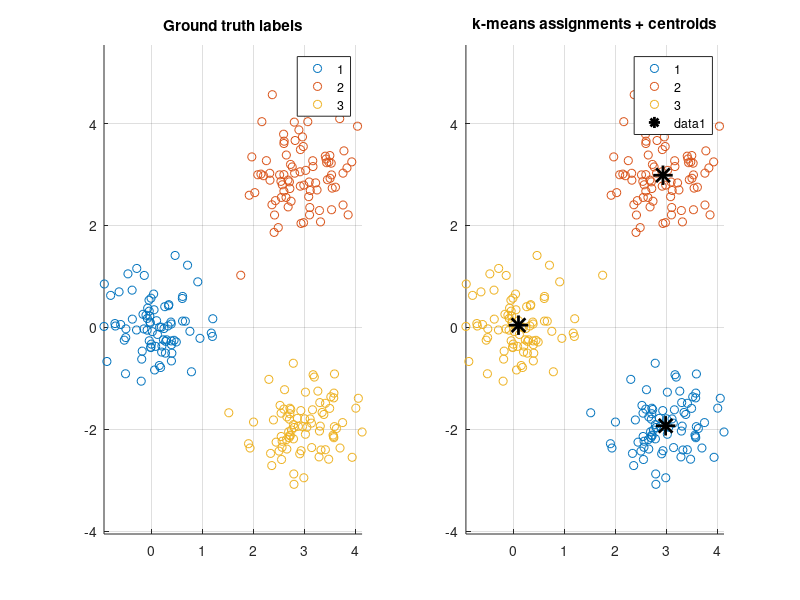

Write MATLAB code to recreate this figure. (Note: this script raises an error after producing the figure.)
% kmeans_clustering.m
% k-means clustering on a synthetic 3-cluster 2-D dataset. Shows the
% recovered cluster assignments + centroid locations vs ground truth.



clear
close all

rng(0);

% Three Gaussian blobs.
n = 80;
C1 = bsxfun(@plus, [0  0],  0.5 * randn(n, 2));
C2 = bsxfun(@plus, [3  3],  0.6 * randn(n, 2));
C3 = bsxfun(@plus, [3 -2],  0.5 * randn(n, 2));
X  = [C1; C2; C3];
truth = [ones(n,1); 2*ones(n,1); 3*ones(n,1)];

K = 3;
[idx, C] = kmeans(X, K);

fprintf('k-means on %d points, K=%d\n', size(X, 1), K);
fprintf('Centroids found:\n');
disp(C);

% Plot.
figure;
subplot(1, 2, 1);
gscatter(X(:,1), X(:,2), truth);
title('Ground truth labels');
axis equal; grid on;

subplot(1, 2, 2);
gscatter(X(:,1), X(:,2), idx);
hold on;
plot(C(:,1), C(:,2), 'k*', 'MarkerSize', 14, 'LineWidth', 2);
hold off;
title('k-means assignments + centroids');
axis equal; grid on;
sgtitle('k-means clustering');
